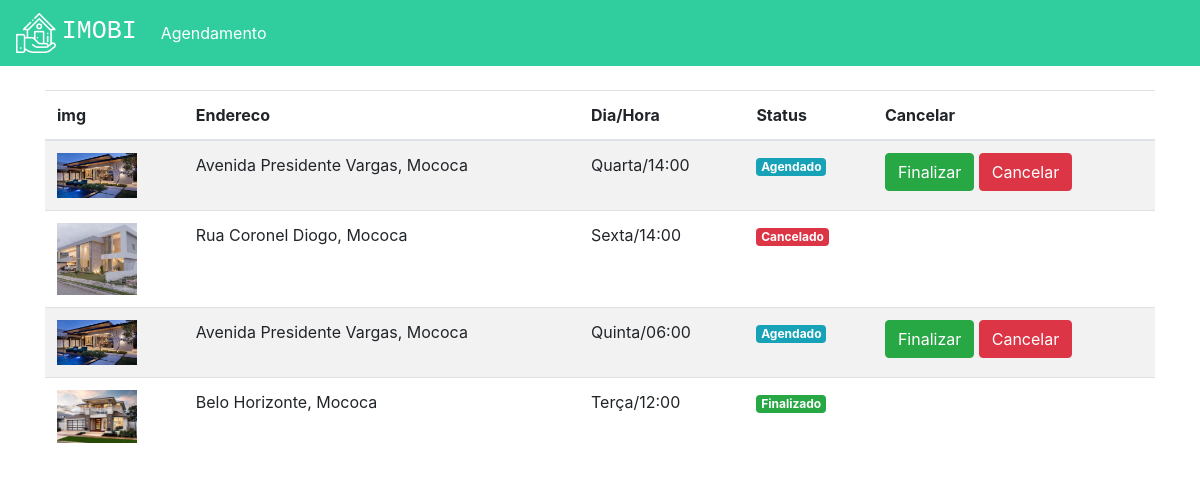
The app's page /agendamentos (signed in) with its own data.
### plataforma/models.py (models this page shows, shortened)
class Visitas(models.Model):
    choices = (('S', 'Segunda'),
               ('T', 'Terça'),
               ('Q', 'Quarta'),
               ('QI', 'Quinta'),
               ('SE', 'Sexta'),
               ('SA', 'Sabado'),
               ('D', 'Domingo'))
    choices_status = (('A', 'Agendado'),
                      ('F', 'Finalizado'),
                      ('C', 'Cancelado'))
    imovel = models.ForeignKey(Imoveis, on_delete=models.DO_NOTHING)
    usuario = models.ForeignKey(User, on_delete=models.DO_NOTHING)
    dia = models.CharField(max_length=20)
    horario = models.TimeField()
    status = models.CharField(max_length=1, choices=choices_status, default="A")

class Imoveis(models.Model):
    choices = (('V', 'Venda'),
               ('A', 'Aluguel'))
    choices_imovel = (('A', 'Apartamento'),
                      ('C', 'Casa'))
    imagens = models.ManyToManyField(Imagem)
    valor = models.FloatField()
    quartos = models.IntegerField()
    tamanho = models.FloatField()
    cidade = models.ForeignKey(Cidade, on_delete=models.DO_NOTHING)
    rua = models.CharField(max_length=50)
    tipo = models.CharField(max_length=1, choices=choices)
    tipo_imovel = models.CharField(max_length=1, choices=choices_imovel)
    numero = models.IntegerField()
    descricao = models.TextField()
    dias_visita = models.ManyToManyField(DiasVisita)
    horarios = models.ManyToManyField(Horario)

class Imagem(models.Model):
    img = models.ImageField(upload_to='img')
    def __str__(self) -> str:
        return self.img.url

class Cidade(models.Model):
    nome = models.CharField(max_length=30)
    def __str__(self) -> str:
        return self.nome

### plataforma/views.py (the view)
# urls.py: path('agendamentos', views.agendamentos, name='agendamentos'),
def agendamentos(request):
    visitas = Visitas.objects.filter(usuario=request.user)
    return render(request, 'agendamentos.html', {'visitas': visitas})

### plataforma/templates/agendamentos.html (shortened to what this page needs)
{% extends 'base.html' %}
{% load static %}
{% block 'head' %}
<link rel="stylesheet" href="{% static 'plataforma/css/home.css' %}">
{% endblock  %}
{% block 'body' %}
    <div class="container">
        <br>
        <table class="table table-striped">
        <thead>
            <tr>
                <th scope="col">img</th>
                <th scope="col">Endereco</th>
                <th scope="col">Dia/Hora</th>
                <th scope="col">Status</th>
                <th scope="col">Cancelar</th>
            </tr>
        </thead>
        <tbody>
            {% for visita in visitas %}
                <tr>
                    <th><img width="80" src="{{visita.imovel.imagens.all.0}}"></th>
                    <td>{{visita.imovel.rua}}, {{visita.imovel.cidade}}</td>
                    <td>{{visita.dia}}/{{visita.horario}}</td>
                    <td>
                        {% if visita.status == "A" %}
                            <span class="badge badge-info">Agendado</span>
                        {% endif %}
                        {% if visita.status == "F" %}
                            <span class="badge badge-success">Finalizado</span>
                        {% endif %}
                        {% if visita.status == "C" %}
                            <span class="badge badge-danger">Cancelado</span>
                        {% endif %}
                    </td>
                    <td>
                        {% if visita.status == "A" %}
                            <a href="{% url 'finalizar_agendamento' visita.id %}" class="btn btn-success">Finalizar</a>
                            <a href="{% url 'cancelar_agendamento' visita.id %}" class="btn btn-danger">Cancelar</a>
                        {% endif %}
                    </td>
                </tr>
            {% endfor %}
        </tbody>
    </table>
    </div>
{% endblock  %}

### records on screen
Visitas: imovel.imagens.all.0 (picture), imovel.rua "Avenida Presidente Vargas", imovel.cidade "Mococa", dia "Quarta", horario "14:00", status "Agendado"
Visitas: imovel.imagens.all.0 (picture), imovel.rua "Rua Coronel Diogo", imovel.cidade "Mococa", dia "Sexta", horario "14:00", status "Cancelado"
Visitas: imovel.imagens.all.0 (picture), imovel.rua "Avenida Presidente Vargas", imovel.cidade "Mococa", dia "Quinta", horario "06:00", status "Agendado"
Visitas: imovel.imagens.all.0 (picture), imovel.rua "Belo Horizonte", imovel.cidade "Mococa", dia "Terça", horario "12:00", status "Finalizado"
